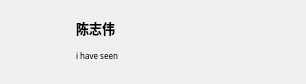
<?xml version="1.0" encoding="UTF-8"?>
<ui version="4.0">
 <class>UserWidget</class>
 <widget class="QWidget" name="UserWidget">
  <property name="geometry">
   <rect>
    <x>0</x>
    <y>0</y>
    <width>306</width>
    <height>84</height>
   </rect>
  </property>
  <property name="font">
   <font>
    <family>Sans Serif Collection</family>
    <pointsize>5</pointsize>
    <bold>false</bold>
   </font>
  </property>
  <property name="windowTitle">
   <string>Form</string>
  </property>
  <widget class="QLabel" name="avatarlb">
   <property name="geometry">
    <rect>
     <x>10</x>
     <y>13</y>
     <width>56</width>
     <height>56</height>
    </rect>
   </property>
   <property name="styleSheet">
    <string notr="true">background-image: url(:/img/head1.png); 
border-radius: 28px;</string>
   </property>
   <property name="text">
    <string/>
   </property>
  </widget>
  <widget class="QLabel" name="label_2">
   <property name="geometry">
    <rect>
     <x>76</x>
     <y>18</y>
     <width>121</width>
     <height>20</height>
    </rect>
   </property>
   <property name="font">
    <font>
     <family>Sans Serif Collection</family>
     <pointsize>10</pointsize>
     <bold>true</bold>
    </font>
   </property>
   <property name="text">
    <string>陈志伟</string>
   </property>
  </widget>
  <widget class="QLabel" name="label">
   <property name="geometry">
    <rect>
     <x>76</x>
     <y>47</y>
     <width>69</width>
     <height>17</height>
    </rect>
   </property>
   <property name="palette">
    <palette>
     <active>
      <colorrole role="Text">
       <brush brushstyle="SolidPattern">
        <color alpha="255">
         <red>204</red>
         <green>204</green>
         <blue>204</blue>
        </color>
       </brush>
      </colorrole>
     </active>
     <inactive>
      <colorrole role="Text">
       <brush brushstyle="SolidPattern">
        <color alpha="255">
         <red>204</red>
         <green>204</green>
         <blue>204</blue>
        </color>
       </brush>
      </colorrole>
     </inactive>
     <disabled/>
    </palette>
   </property>
   <property name="font">
    <font>
     <family>Sans Serif Collection</family>
     <pointsize>6</pointsize>
     <bold>false</bold>
    </font>
   </property>
   <property name="text">
    <string>i have seen</string>
   </property>
  </widget>
 </widget>
 <resources/>
 <connections/>
</ui>
